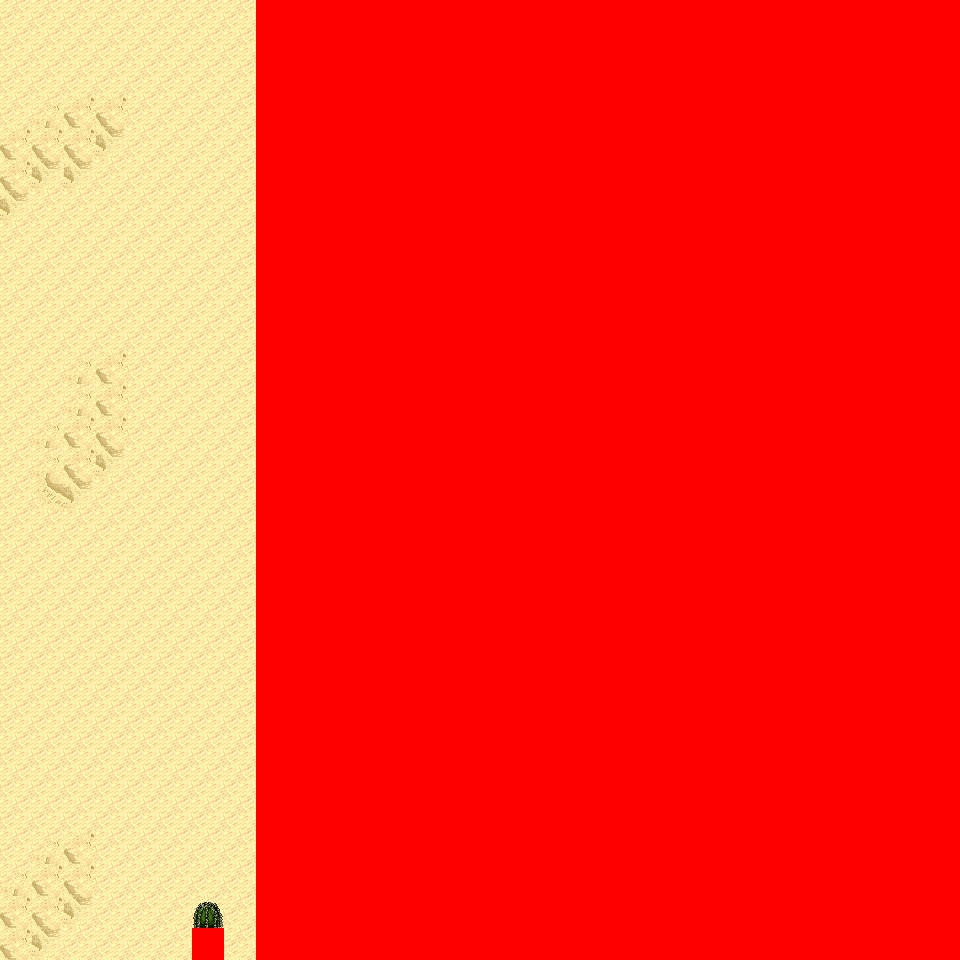

Tiled map render using the project's own tile images. Description and the map definition, with tile-layer contents summarised, below:
An orthogonal 30x30 tile map with 32x32 px tiles, 6 tile layers (Ground, Object, Object2, Above, ...), 16 tilesets and 4 objects (4x mapchange).

<map version="1.0" orientation="orthogonal" renderorder="right-down" width="30" height="30" tilewidth="32" tileheight="32" nextobjectid="5">
  <tileset firstgid="1" name="tileset_logic_collision" tilewidth="32" tileheight="32" tilecount="1" columns="1">
    <image source="../drawable/tileset_logic_collision.png" width="32" height="32" />
  </tileset>
  <tileset firstgid="2" name="tileset_ground_ground" tilewidth="32" tileheight="32" tilecount="33" columns="3">
    <image source="../drawable/tileset_ground_ground.png" width="96" height="352" />
  </tileset>
  <tileset firstgid="35" name="tileset_terrain_desert" tilewidth="32" tileheight="32" tilecount="88" columns="8">
    <image source="../drawable/tileset_terrain_desert.png" width="256" height="352" />
  </tileset>
  <tileset firstgid="123" name="tileset_ground_sand_edges" tilewidth="32" tileheight="32" tilecount="15" columns="5">
    <image source="../drawable/tileset_ground_sand_edges.png" width="160" height="96" />
  </tileset>
  <tileset firstgid="138" name="tileset_ground_sand_2" tilewidth="32" tileheight="32" tilecount="15" columns="5">
    <image source="../drawable/tileset_ground_sand_2.png" width="160" height="96" />
  </tileset>
  <tileset firstgid="153" name="tileset_building_stone_ruins" tilewidth="32" tileheight="32" tilecount="72" columns="6">
    <image source="../drawable/tileset_building_stone_ruins.png" width="192" height="384" />
  </tileset>
  <tileset firstgid="225" name="tileset_item_statue_blackened_column" tilewidth="32" tileheight="32" tilecount="4" columns="1">
    <image source="../drawable/tileset_item_statue_blackened_column.png" width="32" height="128" />
  </tileset>
  <tileset firstgid="229" name="tileset_item_statue_skull_carving" tilewidth="32" tileheight="32" tilecount="4" columns="2">
    <image source="../drawable/tileset_item_statue_skull_carving.png" width="64" height="64" />
  </tileset>
  <tileset firstgid="233" name="tileset_item_statue_skullpedestal" tilewidth="32" tileheight="32" tilecount="2" columns="1">
    <image source="../drawable/tileset_item_statue_skullpedestal.png" width="32" height="64" />
  </tileset>
  <tileset firstgid="235" name="tileset_plant_tree_banana_tree" tilewidth="32" tileheight="32" tilecount="40" columns="4">
    <image source="../drawable/tileset_plant_tree_banana_tree.png" width="128" height="320" />
  </tileset>
  <tileset firstgid="275" name="tileset_plant_tree_palm_tree" tilewidth="32" tileheight="32" tilecount="6" columns="2">
    <image source="../drawable/tileset_plant_tree_palm_tree.png" width="64" height="96" />
  </tileset>
  <tileset firstgid="281" name="tileset_plant_tree_palm_trees" tilewidth="32" tileheight="32" tilecount="40" columns="4">
    <image source="../drawable/tileset_plant_tree_palm_trees.png" width="128" height="320" />
  </tileset>
  <tileset firstgid="321" name="tileset_plant_bush_large_green" tilewidth="32" tileheight="32" tilecount="9" columns="3">
    <image source="../drawable/tileset_plant_bush_large_green.png" width="96" height="96" />
  </tileset>
  <tileset firstgid="330" name="tileset_plant_cactus" tilewidth="32" tileheight="32" tilecount="2" columns="1">
    <image source="../drawable/tileset_plant_cactus.png" width="32" height="64" />
  </tileset>
  <tileset firstgid="332" name="tileset_plant_lily_pads" tilewidth="32" tileheight="32" tilecount="2" columns="1">
    <image source="../drawable/tileset_plant_lily_pads.png" width="32" height="64" />
  </tileset>
  <tileset firstgid="334" name="tileset_plant_round_cactuses" tilewidth="32" tileheight="32" tilecount="20" columns="10">
    <image source="../drawable/tileset_plant_round_cactuses.png" width="320" height="64" />
  </tileset>
  <layer name="Ground" width="30" height="30">
    <data>[900 cells, 900 non-empty, 6 distinct tile ids]</data>
  </layer>
  <layer name="Object" width="30" height="30">
    <data>[900 cells, 62 non-empty, 19 distinct tile ids]</data>
  </layer>
  <layer name="Object2" width="30" height="30">
    <data>[900 cells, 0 non-empty, 0 distinct tile ids]</data>
  </layer>
  <layer name="Above" width="30" height="30">
    <data>[900 cells, 47 non-empty, 24 distinct tile ids]</data>
  </layer>
  <layer name="Above2" width="30" height="30">
    <data>[900 cells, 0 non-empty, 0 distinct tile ids]</data>
  </layer>
  <layer name="Walkable" width="30" height="30">
    <data>[900 cells, 661 non-empty, 1 distinct tile ids]</data>
  </layer>
  <objectgroup name="MapEvents">
    <object id="1" name="north" type="mapchange" x="0" y="0" width="256" height="32">
      <properties>
        <property name="map" value="0_ados_mountain_n2_w2_x3_y0" />
        <property name="place" value="south" />
      </properties>
    </object>
    <object id="2" name="south" type="mapchange" x="0" y="928" width="192" height="32">
      <properties>
        <property name="map" value="0_ados_mountain_n2_w2_x3_y2" />
        <property name="place" value="north" />
      </properties>
    </object>
    <object id="3" name="south2" type="mapchange" x="224" y="928" width="32" height="32">
      <properties>
        <property name="map" value="0_ados_mountain_n2_w2_x3_y2" />
        <property name="place" value="north2" />
      </properties>
    </object>
    <object id="4" name="west" type="mapchange" x="0" y="0" width="32" height="960">
      <properties>
        <property name="map" value="0_ados_mountain_n2_w2_x2_y1" />
        <property name="place" value="east" />
      </properties>
    </object>
  </objectgroup>
</map>
